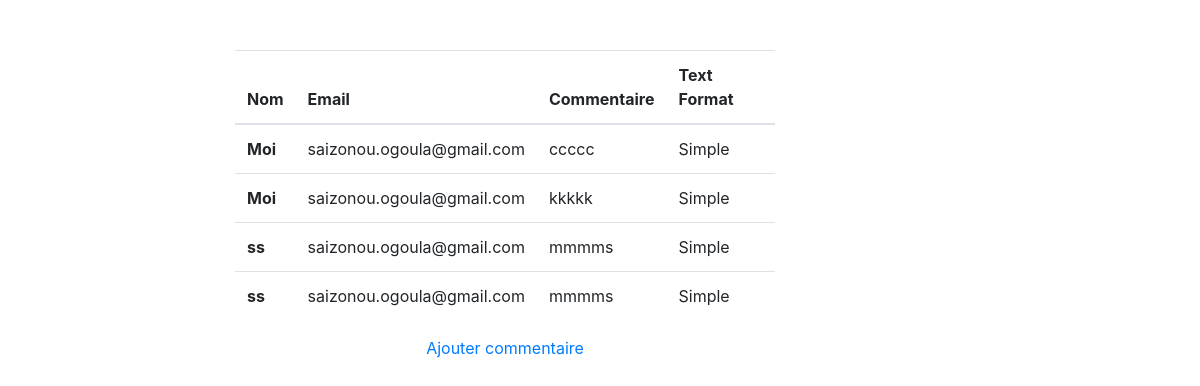
The page /views/index.php on the database its author committed.
### tables this page shows
CREATE TABLE IF NOT EXISTS `comment` (
  `id` int(11) NOT NULL AUTO_INCREMENT,
  `name` varchar(10) NOT NULL,
  `email` varchar(30) NOT NULL,
  `pageAcc` varchar(200) NOT NULL,
  `comment` varchar(200) NOT NULL,
  `textFormat` varchar(15) NOT NULL,
  PRIMARY KEY (`id`)
);

### models/commentaireManagerPDO.php (called while the page is built, shortened)
<?php
require "commentaire.php";
class commentaireManagerPDO extends commentaireManager
{
  protected $db;
  public function __construct(PDO $db)
  {
    $this->db = $db;
  }
  public function getList($debut = -1, $limite = -1)
  {
    $sql = 'SELECT name, email, comment, textFormat FROM comment ORDER BY id DESC';
    $requete = $this->db->query($sql);
    $requete->setFetchMode(PDO::FETCH_CLASS | PDO::FETCH_PROPS_LATE, 'Commentaire');
    $listeComment = $requete->fetchAll(PDO::FETCH_CLASS, "Commentaire");
    return $listeComment;
  }
}

### models/Commentaire.php (called while the page is built, shortened)
<?php
class Commentaire{
    private $name;
    private $email;
    private $comment;
    private $textFormat;
  public function getName(){
    return $this->name;
  }
  public function getEmail(){
    return $this->email;
  }
  public function getComment(){
    return $this->comment;
  }
  public function getTextFormat(){
    return $this->textFormat;
  }
}

### views/index.php (the view, shortened to what this page needs)
<?php
require "..\libs\DBFactory.php";
require "..\models\commentaireManagerPDO.php";
$db = DBFactory::getMysqlConnexionPDO();
$manager = new commentaireManagerPDO($db);
$comments = $manager->getList();
?>
<!doctype html>
<html lang="fr">
  <head>
    <link rel="stylesheet" href="https://stackpath.bootstrapcdn.com/bootstrap/4.3.1/css/bootstrap.min.css">
  </head>
  <body>
    <center>
              <div class="container">
                    <div class="row" style="margin-top:50px">
                        <div class="col-md-6 offset-md-2">
                        <table class="table">
  <thead>
    <tr>
      <th scope="col">Nom</th>
      <th scope="col">Email</th>
      <th scope="col">Commentaire</th>
      <th scope="col">Text Format</th>
    </tr>
  </thead>
  <tbody>
    <tr>
    <?php foreach($comments as $comment ): ?>
      <th scope="row"><?= $comment->getName() ?></th>
      <td><?= $comment->getEmail() ?></td>
      <td><?= $comment->getComment() ?></td>
      <td><?= $comment->getTextFormat() ?></td>
    </tr>
 <?php endforeach; ?>
  </tbody>
</table>
<a href="./commentaire/commentaire.php">Ajouter commentaire</a>
                        </div>
                    </div>
              </div>
    </center>
  </body>
</html>

### rows shown on the page
comment: name "Moi", email "saizonou.ogoula@gmail.com", comment "ccccc", textFormat "Simple"
comment: name "Moi", email "saizonou.ogoula@gmail.com", comment "kkkkk", textFormat "Simple"
comment: name "ss", email "saizonou.ogoula@gmail.com", comment "mmmms", textFormat "Simple"
comment: name "ss", email "saizonou.ogoula@gmail.com", comment "mmmms", textFormat "Simple"
